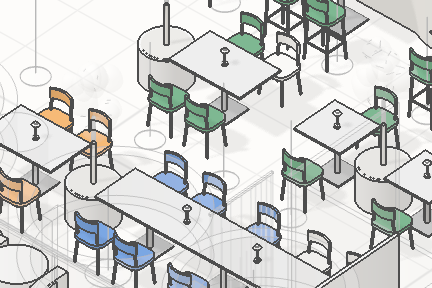
#> input picture carte/images/vignettes/numeros-0.png, 432 x 288 px
$ python composantes.py ../carte/images/vignettes/numeros-0.png ../carte/images/vignettes/numeros-3.png 5
#> lines starting #> are read from the running program, lines starting #| are printed output that depends on the picture
# Dark regions of the plan (walls, columns, exterior), numbered, to sort them.
# usage: .venv/bin/python composantes.py <plan.png> <out.png> [seuil=60]
import sys, json
import cv2, numpy as np
src, out = sys.argv[1], sys.argv[2]
seuil = int(sys.argv[3]) if len(sys.argv) > 3 else 60
g = cv2.imread(src, cv2.IMREAD_GRAYSCALE)
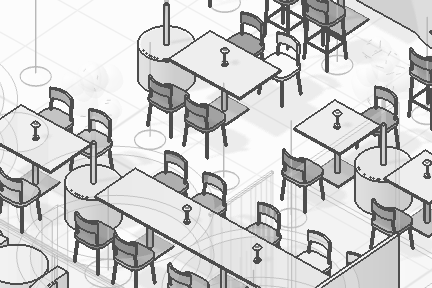
#> g: shape (288, 432); min 77, max 254, mean 207.2
mask = (g < seuil).astype(np.uint8)
#> mask: shape (288, 432); every value is 0
mask = cv2.morphologyEx(mask, cv2.MORPH_OPEN, np.ones((3, 3), np.uint8))
n, lab, stats, cent = cv2.connectedComponentsWithStats(mask, 8)
#> lab: shape (288, 432) int32; every value is 0
#> n = 1; stats = [[0, 0, 432, 288, 124416]]; cent = [[215.5, 143.5]]
vis = cv2.cvtColor(g, cv2.COLOR_GRAY2BGR)
vis = (vis * 0.45).astype(np.uint8)
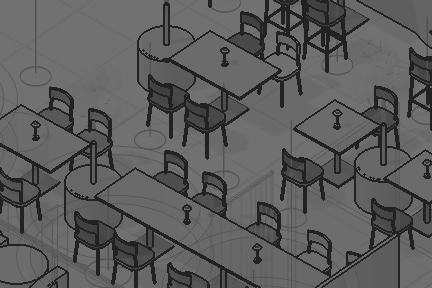
#> vis: shape (288, 432, 3); min 34, max 114, mean 92.8
rng = np.random.default_rng(3)
info = []
for i in range(1, n):
    x, y, w, h, a = stats[i]
    if a < 150:
        continue
    col = rng.integers(80, 255, 3).tolist()
    vis[lab == i] = col
    info.append({'id': i, 'x': int(x), 'y': int(y), 'w': int(w), 'h': int(h), 'aire': int(a)})
#> after the loop, info = []
for d in info:
    cx, cy = d['x'] + d['w'] // 2, d['y'] + d['h'] // 2
    cv2.putText(vis, str(d['id']), (cx - 10, cy + 6), cv2.FONT_HERSHEY_SIMPLEX, 0.7, (0, 0, 0), 4)
    cv2.putText(vis, str(d['id']), (cx - 10, cy + 6), cv2.FONT_HERSHEY_SIMPLEX, 0.7, (255, 255, 255), 1)
#> this loop made 0 passes
cv2.imwrite(out, vis)
json.dump(info, open(out.rsplit('.', 1)[0] + '.json', 'w'), indent=0)
print(len(info), 'composantes')
#| 0 composantes

$ run again, on carte/images/vignettes/numeros-5.png
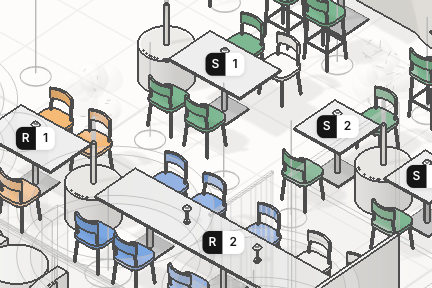
#> input picture carte/images/vignettes/numeros-5.png, 432 x 288 px
#> `g = cv2.imread(src, cv2.IMREAD_GRAYSCALE)`:
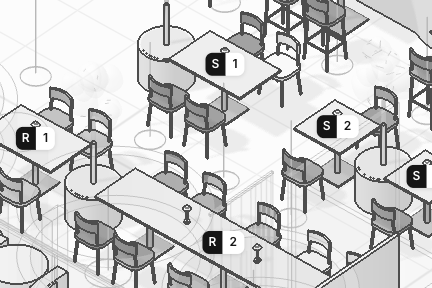
#> g: shape (288, 432); min 21, max 255, mean 204.1
#> mask: shape (288, 432); every value is 0
#> lab: shape (288, 432) int32; every value is 0
#> n = 1; stats = [[0, 0, 432, 288, 124416]]; cent = [[215.5, 143.5]]
#> `vis = (vis * 0.45).astype(np.uint8)`:
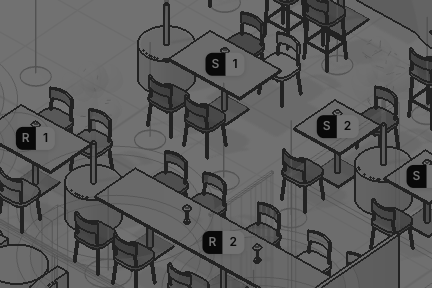
#> vis: shape (288, 432, 3); min 9, max 114, mean 91.4
#> after the loop `for i in range(1, n):`: info = []
#| 0 composantes

$ run again, on carte/images/vignettes/style-fil-de-fer.png
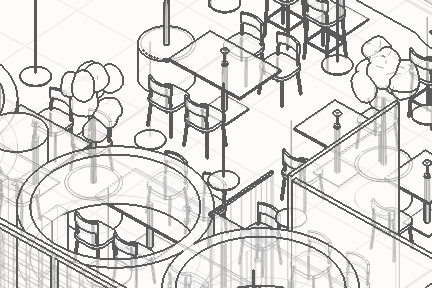
#> input picture carte/images/vignettes/style-fil-de-fer.png, 432 x 288 px
#> mask: shape (288, 432); every value is 0
#> lab: shape (288, 432) int32; every value is 0
#> n = 1; stats = [[0, 0, 432, 288, 124416]]; cent = [[215.5, 143.5]]
#> `vis = (vis * 0.45).astype(np.uint8)`:
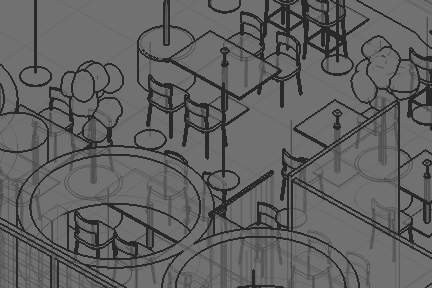
#> vis: shape (288, 432, 3); min 40, max 113, mean 98.1
#> after the loop `for i in range(1, n):`: info = []
#| 0 composantes
